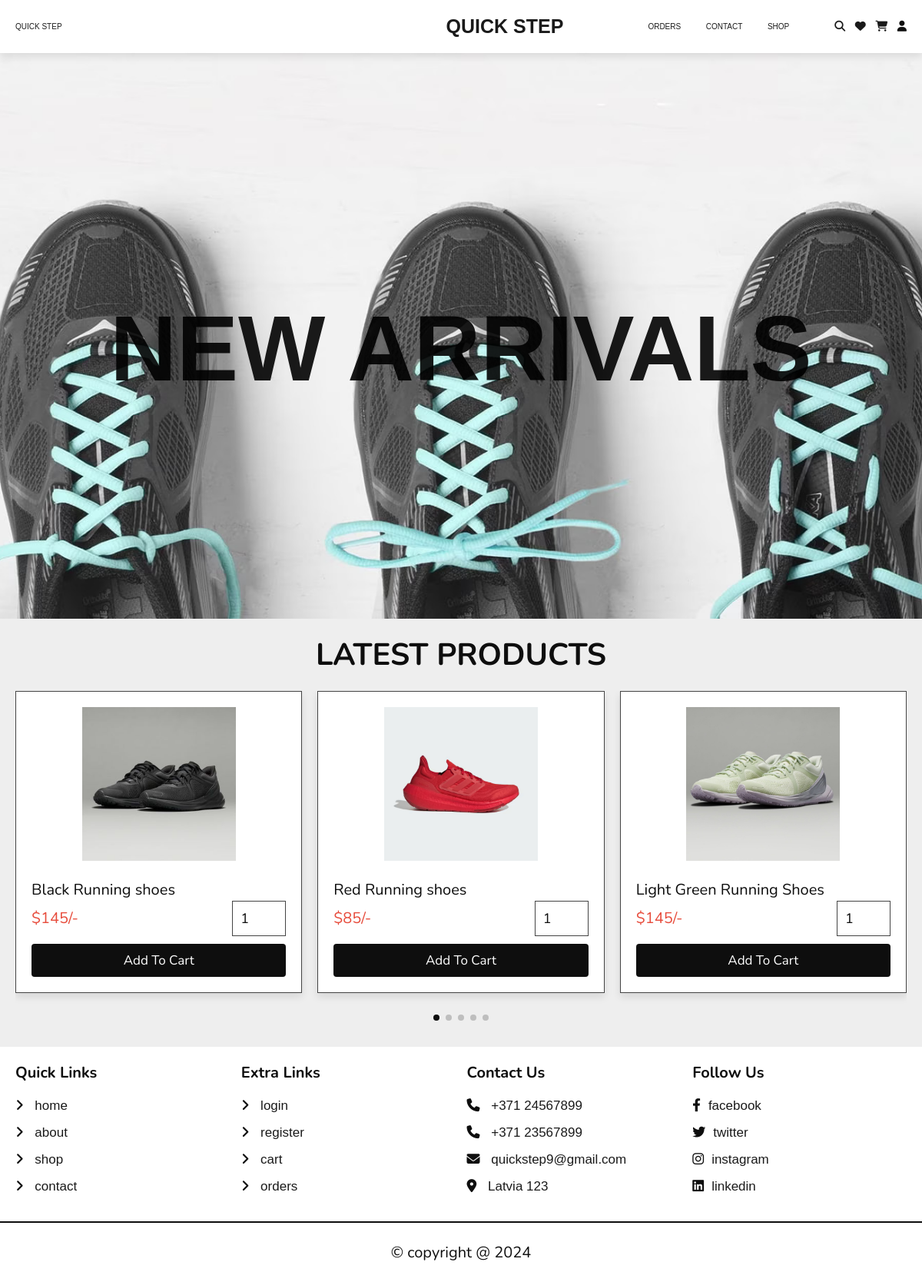
The app's page /home.php with its own data.
### tables this page shows
CREATE TABLE `products` (
  `id` int(100) NOT NULL,
  `name` varchar(100) NOT NULL,
  `details` varchar(500) NOT NULL,
  `price` int(10) NOT NULL,
  `image_01` varchar(100) NOT NULL,
  `image_02` varchar(100) NOT NULL,
  `image_03` varchar(100) NOT NULL
);

### home.php (the view, shortened to what this page needs)
<?php
include 'components/connect.php';
?>
<!DOCTYPE html>
<html lang="en">
<head>
   <link rel="stylesheet" href="https://unpkg.com/swiper@8/swiper-bundle.min.css" />
   <link rel="stylesheet" href="https://cdnjs.cloudflare.com/ajax/libs/font-awesome/6.1.1/css/all.min.css">
   <link rel="stylesheet" href="css/style.css">
</head>
<body>
<?php include 'components/user_header.php'; ?>
<div class="home-bg">
<section class="home">
   <div class="intro-title">
         <a href="shop.php" class="intro__title" >NEW ARRIVALS</a>
   </div>
   </div>
<section class="home-products">
   <h1 class="heading">latest products</h1>
   <div class="swiper products-slider">
   <div class="swiper-wrapper">
   <?php
     $select_products = $conn->prepare("SELECT * FROM `products` LIMIT 6");
     $select_products->execute();
     if($select_products->rowCount() > 0){
      while($fetch_product = $select_products->fetch(PDO::FETCH_ASSOC)){
   ?>
   <form action="" method="post" class="swiper-slide slide">
      <img src="uploaded_img/<?= $fetch_product['image_01']; ?>" alt="">
      <div class="name"><?= $fetch_product['name']; ?></div>
      <div class="flex">
         <div class="price"><span>$</span><?= $fetch_product['price']; ?><span>/-</span></div>
         <input type="number" name="qty" class="qty" min="1" max="99" onkeypress="if(this.value.length == 2) return false;" value="1">
      </div>
      <input type="submit" value="add to cart" class="btn" name="add_to_cart">
   </form>
   <?php
      }
   }else{
      echo '<p class="empty">no products added yet!</p>';
   }
   ?>
   </div>
   <div class="swiper-pagination"></div>
   </div>
</section>
<?php include 'components/footer.php'; ?>
</body>
</html>

### css/style.css (style rules this page uses)
:root { --main-color: rgb(14, 14, 14); --orange:#9c9c9c; --red:#e74c3c; --black: rgb(14, 14, 14); --white:#fff; --light-color:#1a1a1a; --light-bg:#eee; --border:.2rem solid var(--black); --box-shadow:0 .5rem 1rem rgba(0,0,0,.1); }
* { font-family: 'Nunito', sans-serif; margin:0; padding:0; box-sizing: border-box; outline: none; border:none; text-decoration: none; }
html { font-size: 62.5%; overflow-x: hidden; }
body { background-color: var(--light-bg); }
section { padding:2rem; max-width: 1300px; margin:0 auto; }
.heading { font-size: 4rem; color:var(--black); margin-bottom: 2rem; text-align: center; text-transform: uppercase; }
a { color: #000000e5 !important; text-decoration: none ; font-family:'Franklin Gothic Medium', 'Arial Narrow', Arial, sans-serif ; }
.btn, .delete-btn, .option-btn { display: block; margin-left: auto; margin-right: auto; border: none; outline: none; width: 100%; border-radius: 4px; margin-top: 1rem; padding:1rem 3rem; font-size: 1.7rem; text-transform: capitalize; color:var(--white); cursor: pointer; text-align: center; }
.btn { background-color: var(--main-color); }
.home-bg { background:url(../images/running_shoes.jpg) no-repeat; background-size: cover; background-position: center; height: 92vh; }
.intro-title { text-align: center; margin-top: 285px; font-size: 12rem; user-select: none; font-weight: 600; }
.home-products .slide { position: relative; padding:2rem; border: 1px solid #444; background-color: var(--white); box-shadow: var(--box-shadow); margin-bottom: 5rem; overflow: hidden; user-select: none; }
.home-products .slide img { width: 100%; height: 20rem; object-fit: contain; margin-bottom: 2rem; }
.home-products .slide .name { font-size: 2rem; color:var(--black); }
.home-products .slide .flex { display: flex; align-items: center; justify-content: space-between; gap:1rem; }
.home-products .slide .flex .qty { width: 7rem; padding:1rem; border: 1px solid #444; font-size: 1.8rem; color:var(--black); }
.home-products .slide .flex .price { margin:1rem 0; font-size: 2rem; color:var(--red); }

### records on screen
products: image_01 (picture), name "Black Running shoes", price "145"
products: image_01 (picture), name "Red Running shoes", price "85"
products: image_01 (picture), name "Light Green Running Shoes", price "145"
